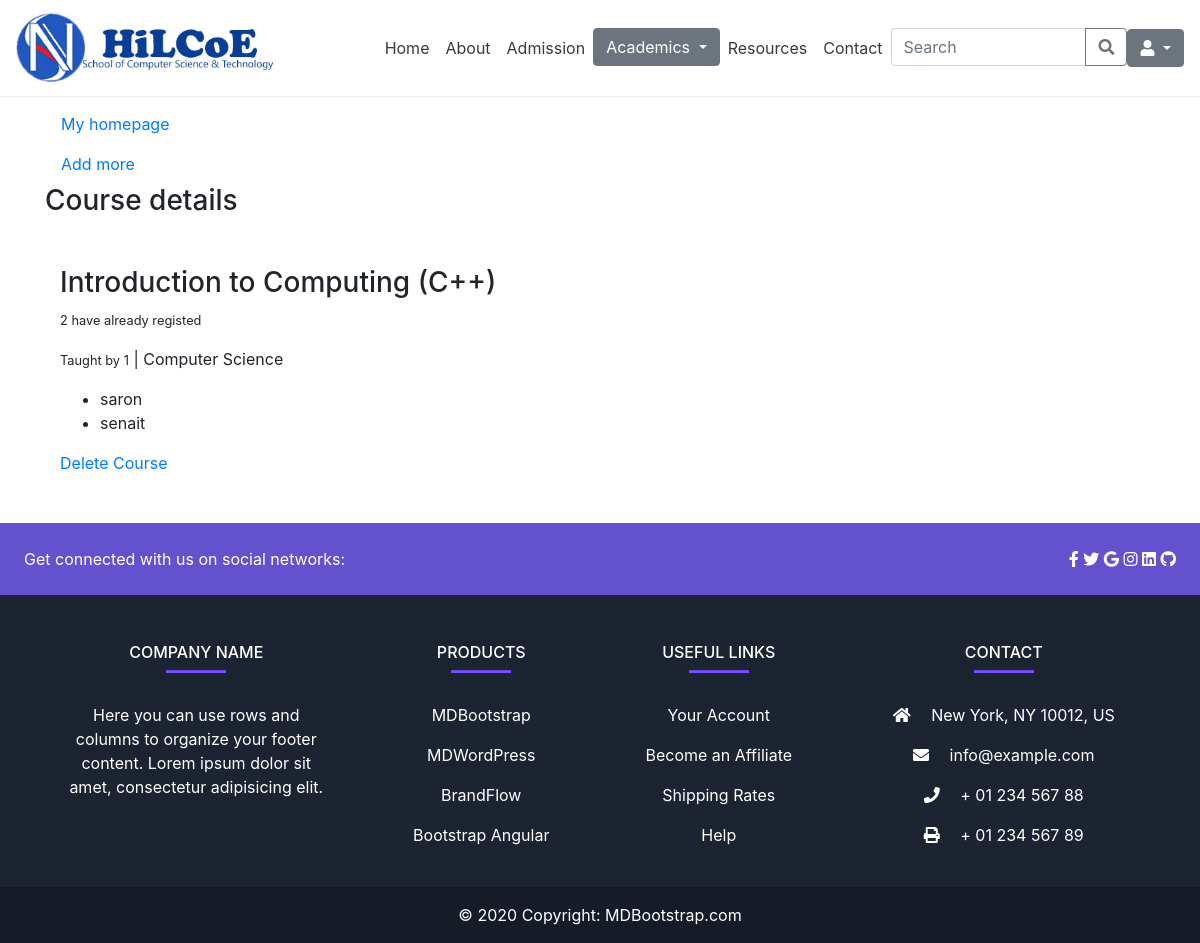
The page /admin_app/course_detail/3/ on the database its author committed.
### admin_app/models.py (models this page shows, shortened)
class Course(models.Model):
    name = models.CharField(max_length=100)
    teachers = models.ManyToManyField(UserProfile, related_name="courses_taught", null=True, blank=True)
    students = models.ManyToManyField(UserProfile, related_name="courses_registered", null=True, blank=True)
    department = models.ForeignKey(Department, on_delete=models.CASCADE)

class Department(models.Model):
  name = models.CharField(max_length=50)
  department_head = models.CharField(max_length=50)

class UserProfile(models.Model):
    user = models.OneToOneField(User, on_delete=models.CASCADE)
    bio = models.TextField(default='Enter your bio briefly')
    role = models.CharField(max_length=20, choices=roles, default='student')
    department = models.ForeignKey(Department, on_delete=models.CASCADE, null=True, blank=True)
    academic_year = models.CharField(max_length=20, choices=year, null=True, blank=True)
    semester = models.CharField(max_length=20, choices=semester, null=True, blank=True)
    title = models.CharField(max_length=20, choices=title_choices, null=True, blank=True)

### admin_app/views.py (the view)
# urls.py: path('course_detail/<int:course_id>/', views.course_detail, name='course-detail'),
def course_detail(request, course_id):
    course = Course.objects.get(pk=course_id)
    students_registered = course.students.all()
    number_of_students_registered = students_registered.count()
    teachers_taught = course.teachers.all()
    number_of_teachers_registered = teachers_taught.count()
    department = course.department
    context = {
      'number_of_students_registered': number_of_students_registered,
      'number_of_teachers_registered': number_of_teachers_registered,
      'students_registered': students_registered,
      'teachers_taught': number_of_teachers_registered,
      'department': department,
      'course': course
   }
    return render(request, 'admin_app/course_detail.html', context)

### templates/admin_app/course_detail.html (shortened to what this page needs)
{% extends 'base.html' %}
{% block content %}
<div class="container my-5">
    <a class="nav-link text-black" href="{% if user.is_superuser or user.is_staff %}
            {% url 'admin-dashboard' %}
            {% else %}
                {% url 'cs-bsc' %}
            {% endif %}">My homepage
    </a>
    <a class="nav-link text-black" href="{% url 'course-list' %}"> Add more </a>
    <h3>Course details</h3>
    <div class="container my-5">
        <h3>{{ course.name }} </h3>
        <p> <small>{{ number_of_students_registered }} have already registed</small></p>
        <p><small>Taught by {{ number_of_teachers_registered }}</small> | {{ department.name }} </p>
        <ul>
            {% for student in students_registered %}
                <li>{{ student.user.username }}</li>
            {% endfor %}
        </ul>
        <a href="{% url 'course-delete' course_id=course.pk %}">Delete Course</a>
    </div>
</div>
{% endblock %}

### rows shown on the page
Course: name "Introduction to Computing (C++)"
Department: name "Computer Science"
UserProfile: user.username "saron"
UserProfile: user.username "senait"

### other values the page prints
{{ number_of_students_registered }} "2"
{{ number_of_teachers_registered }} "1"
